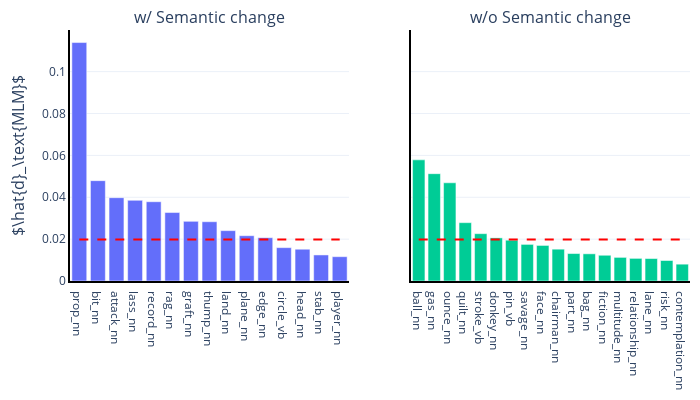

The cell this chart's notebook holds for it:
### Code cell
pred_inf = np.array([influences[k] for k in keys])
binary_gt = np.array([binary[k] for k in keys]) == 1

pred = pred_inf > thres
correct = pred == binary_gt


fig = make_subplots(rows=1, cols=2, shared_yaxes=True, subplot_titles=("w/ Semantic change", "w/o Semantic change"), y_title=r'$\hat{d}_\text{MLM}$')

x = keys[binary_gt]
y = pred_inf[binary_gt]
idx = y.argsort()[::-1]
fig.add_trace(go.Bar(x=x[idx], y=y[idx], showlegend=False), row=1, col=1)
fig.add_trace(go.Scatter(x=x[idx], y=np.ones(len(idx))*best_thres, mode="lines", line=dict(dash="dash", color="red"), showlegend=False), row=1, col=1)


x = keys[~binary_gt]
y = pred_inf[~binary_gt]
idx = y.argsort()[::-1]
fig.add_trace(go.Bar(x=x[idx], y=y[idx], showlegend=False), row=1, col=2)
fig.add_trace(go.Scatter(x=x[idx], y=np.ones(len(idx))*best_thres, mode="lines", line=dict(dash="dash", color="red"), showlegend=False), row=1, col=2)

fig.update_layout(template="plotly_white", width=700, height=400, margin=dict(t=30, l=70, b=50, r=10))
fig.update_xaxes(showline=True, linewidth=2, linecolor='black', mirror=False)
fig.update_yaxes(showline=True, linewidth=2, linecolor='black', mirror=False)
#fig.update_yaxes(title="Pred Influences")

fig.write_image("influences_binary.png")
fig.write_image("influences_binary.pdf")
fig.show()

### Figure 1 — Plotly figure (JSON) as saved in the notebook; plotly's stock layout.template omitted (floating-point values rounded to 4 significant figures)
{"data": [{"showlegend": false, "type": "bar", "x": ["prop_nn", "bit_nn", "attack_nn", "lass_nn", "record_nn", "rag_nn", "graft_nn", "thump_nn", "land_nn", "plane_nn", "edge_nn", "circle_vb", "head_nn", "stab_nn", "player_nn"], "xaxis": "x", "y": [0.1139, 0.04793, 0.0398, 0.03853, 0.03786, 0.0327, 0.02851, 0.02832, 0.02405, 0.02164, 0.02069, 0.01593, 0.01518, 0.01244, 0.01162], "yaxis": "y"}, {"line": {"color": "red", "dash": "dash"}, "mode": "lines", "showlegend": false, "type": "scatter", "x": ["prop_nn", "bit_nn", "attack_nn", "lass_nn", "record_nn", "rag_nn", "graft_nn", "thump_nn", "land_nn", "plane_nn", "edge_nn", "circle_vb", "head_nn", "stab_nn", "player_nn"], "xaxis": "x", "y": [0.0198, 0.0198, 0.0198, 0.0198, 0.0198, 0.0198, 0.0198, 0.0198, 0.0198, 0.0198, 0.0198, 0.0198, 0.0198, 0.0198, 0.0198], "yaxis": "y"}, {"showlegend": false, "type": "bar", "x": ["ball_nn", "gas_nn", "ounce_nn", "quilt_nn", "stroke_vb", "donkey_nn", "pin_vb", "savage_nn", "face_nn", "chairman_nn", "part_nn", "bag_nn", "fiction_nn", "multitude_nn", "relationship_nn", "lane_nn", "risk_nn", "contemplation_nn"], "xaxis": "x2", "y": [0.05787, 0.05126, 0.04691, 0.02786, 0.02261, 0.0206, 0.01949, 0.01749, 0.01699, 0.0152, 0.01312, 0.01299, 0.01229, 0.01128, 0.01081, 0.01072, 0.009789, 0.008041], "yaxis": "y2"}, {"line": {"color": "red", "dash": "dash"}, "mode": "lines", "showlegend": false, "type": "scatter", "x": ["ball_nn", "gas_nn", "ounce_nn", "quilt_nn", "stroke_vb", "donkey_nn", "pin_vb", "savage_nn", "face_nn", "chairman_nn", "part_nn", "bag_nn", "fiction_nn", "multitude_nn", "relationship_nn", "lane_nn", "risk_nn", "contemplation_nn"], "xaxis": "x2", "y": [0.0198, 0.0198, 0.0198, 0.0198, 0.0198, 0.0198, 0.0198, 0.0198, 0.0198, 0.0198, 0.0198, 0.0198, 0.0198, 0.0198, 0.0198, 0.0198, 0.0198, 0.0198], "yaxis": "y2"}], "layout": {"annotations": [{"font": {"size": 16}, "showarrow": false, "text": "w/ Semantic change", "x": 0.225, "xanchor": "center", "xref": "paper", "y": 1, "yanchor": "bottom", "yref": "paper"}, {"font": {"size": 16}, "showarrow": false, "text": "w/o Semantic change", "x": 0.775, "xanchor": "center", "xref": "paper", "y": 1, "yanchor": "bottom", "yref": "paper"}, {"font": {"size": 16}, "showarrow": false, "text": "$\\hat{d}_\\text{MLM}$", "textangle": -90, "x": 0, "xanchor": "right", "xref": "paper", "xshift": -40, "y": 0.5, "yanchor": "middle", "yref": "paper"}], "height": 400, "margin": {"b": 50, "l": 70, "r": 10, "t": 30}, "width": 700, "xaxis": {"anchor": "y", "domain": [0, 0.45], "linecolor": "black", "linewidth": 2, "mirror": false, "showline": true}, "xaxis2": {"anchor": "y2", "domain": [0.55, 1], "linecolor": "black", "linewidth": 2, "mirror": false, "showline": true}, "yaxis": {"anchor": "x", "domain": [0, 1], "linecolor": "black", "linewidth": 2, "mirror": false, "showline": true}, "yaxis2": {"anchor": "x2", "domain": [0, 1], "linecolor": "black", "linewidth": 2, "matches": "y", "mirror": false, "showline": true, "showticklabels": false}}}
